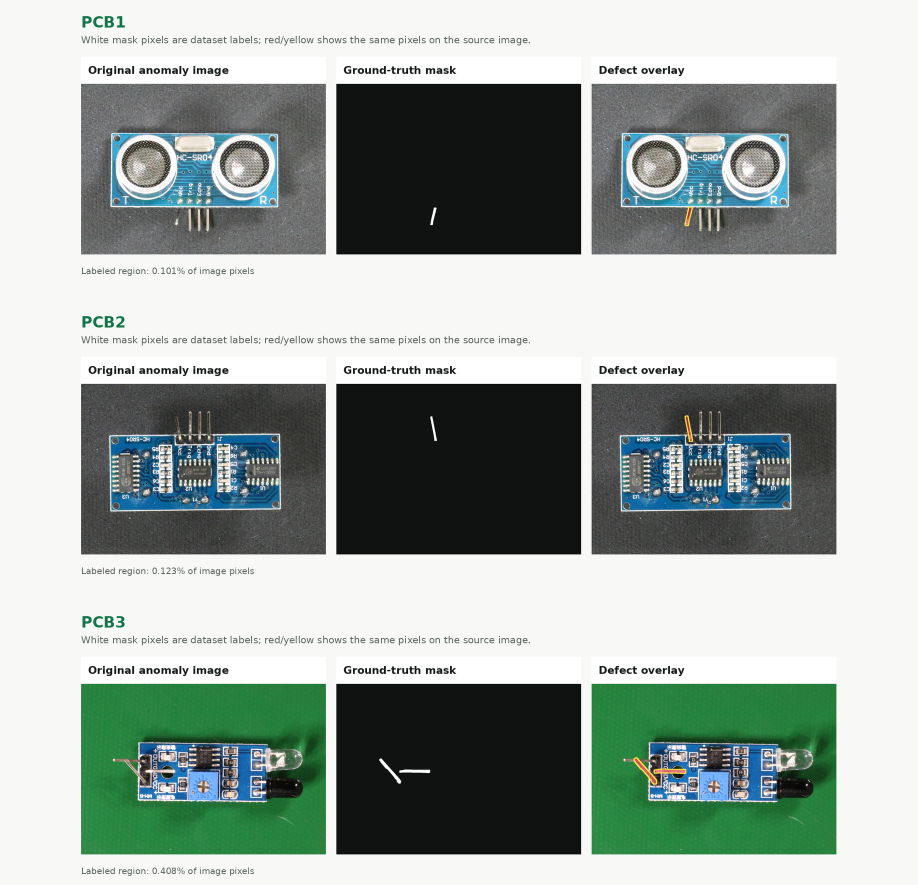
#> input picture docs/assets/ground-truth/visa-pcb-ground-truth-collage.png, 1836 x 1770 px, given in place of 000.JPG, which was not available (shown at 1/2 size)
$ python create_ground_truth_visuals.py
#> lines starting #> are read from the running program, lines starting #| are printed output that depends on the picture; after the words box and inside, x2 and y2 are one past the last pixel; in counts of white or black regions, pixels touching at a corner belong together; pictures that were not available may be replaced by others from this repository, and a replacement may not be noted
#!/usr/bin/env python3
"""Create evidence visuals directly from VisA images and binary masks."""

from __future__ import annotations

import argparse
from pathlib import Path

from PIL import Image, ImageChops, ImageDraw, ImageFilter, ImageFont, ImageOps


GREEN = (18, 117, 72)
INK = (22, 27, 24)
MUTED = (88, 96, 91)
PAPER = (248, 249, 247)
WHITE = (255, 255, 255)
RED = (230, 48, 57)


def font(size: int, bold: bool = False) -> ImageFont.FreeTypeFont:
    name = "DejaVuSans-Bold.ttf" if bold else "DejaVuSans.ttf"
    return ImageFont.truetype(f"/usr/share/fonts/truetype/dejavu/{name}", size)


def mask_binary(mask: Image.Image) -> Image.Image:
    return mask.convert("L").point(lambda value: 255 if value > 127 else 0)


def fit_panel(image: Image.Image, size: tuple[int, int]) -> Image.Image:
    return ImageOps.fit(image.convert("RGB"), size, Image.Resampling.LANCZOS)


def visualize_mask(mask: Image.Image) -> Image.Image:
    base = Image.new("RGB", mask.size, (16, 18, 17))
    white = Image.new("RGB", mask.size, WHITE)
    return Image.composite(white, base, mask)


def overlay_defect(image: Image.Image, mask: Image.Image) -> Image.Image:
    original = image.convert("RGB")
    red_layer = Image.new("RGB", original.size, RED)
    translucent = mask.point(lambda value: int(value * 0.58))
    overlay = Image.composite(red_layer, original, translucent)

    expanded = mask.filter(ImageFilter.MaxFilter(11))
    outline = ImageChops.subtract(expanded, mask.filter(ImageFilter.MinFilter(3)))
    outline_layer = Image.new("RGB", original.size, (255, 225, 70))
    return Image.composite(outline_layer, overlay, outline)


def labeled_panel(image: Image.Image, label: str, size: tuple[int, int]) -> Image.Image:
    panel_w, panel_h = size
    label_h = 62
    canvas = Image.new("RGB", (panel_w, panel_h + label_h), WHITE)
    canvas.paste(fit_panel(image, (panel_w, panel_h)), (0, label_h))
    draw = ImageDraw.Draw(canvas)
    draw.text((16, 16), label, fill=INK, font=font(24, bold=True))
    draw.line((0, label_h - 1, panel_w, label_h - 1), fill=(220, 224, 221), width=1)
    return canvas


def create_triptych(name: str, image_path: Path, mask_path: Path, output_dir: Path) -> tuple[Path, float]:
    image = Image.open(image_path).convert("RGB")
    mask = mask_binary(Image.open(mask_path))
    if image.size != mask.size:
        raise ValueError(f"Image/mask size mismatch for {name}: {image.size} vs {mask.size}")

    defect_pixels = sum(mask.histogram()[128:])
    coverage = 100.0 * defect_pixels / (mask.width * mask.height)
    panels = [
        labeled_panel(image, "Original anomaly image", (560, 390)),
        labeled_panel(visualize_mask(mask), "Ground-truth mask", (560, 390)),
        labeled_panel(overlay_defect(image, mask), "Defect overlay", (560, 390)),
    ]

    margin, gap, header_h = 54, 24, 130
    width = margin * 2 + sum(p.width for p in panels) + gap * 2
    height = header_h + panels[0].height + 70
    canvas = Image.new("RGB", (width, height), PAPER)
    draw = ImageDraw.Draw(canvas)
    draw.text((margin, 30), name.upper(), fill=GREEN, font=font(35, bold=True))
    draw.text(
        (margin, 78),
        "White mask pixels are dataset labels; red/yellow shows the same pixels on the source image.",
        fill=MUTED,
        font=font(22),
    )
    x = margin
    for panel in panels:
        canvas.paste(panel, (x, header_h))
        x += panel.width + gap
    draw.text((margin, height - 44), f"Labeled region: {coverage:.3f}% of image pixels", fill=MUTED, font=font(20))

    output = output_dir / f"{name}-ground-truth-evidence.png"
    canvas.save(output, quality=95)
    return output, coverage


def main() -> None:
    parser = argparse.ArgumentParser()
    parser.add_argument("--data-root", type=Path, default=Path("data/processed/visa/1cls"))
    parser.add_argument("--output-dir", type=Path, default=Path("docs/assets/ground-truth"))
    args = parser.parse_args()
    args.output_dir.mkdir(parents=True, exist_ok=True)

    rows: list[tuple[str, Path, float]] = []
    for name in ("pcb1", "pcb2", "pcb3"):
        image_path = args.data_root / name / "test" / "bad" / "000.JPG"
        mask_path = args.data_root / name / "ground_truth" / "bad" / "000.png"
        output, coverage = create_triptych(name, image_path, mask_path, args.output_dir)
#> in create_triptych, image is the input picture: PIL image 1836x1770 RGB; mean R, G, B 159.4, 169.7, 164.5
#> in mask_binary, `return mask.convert("L").point(lambda value: 255 if value > 127 else 0)`:
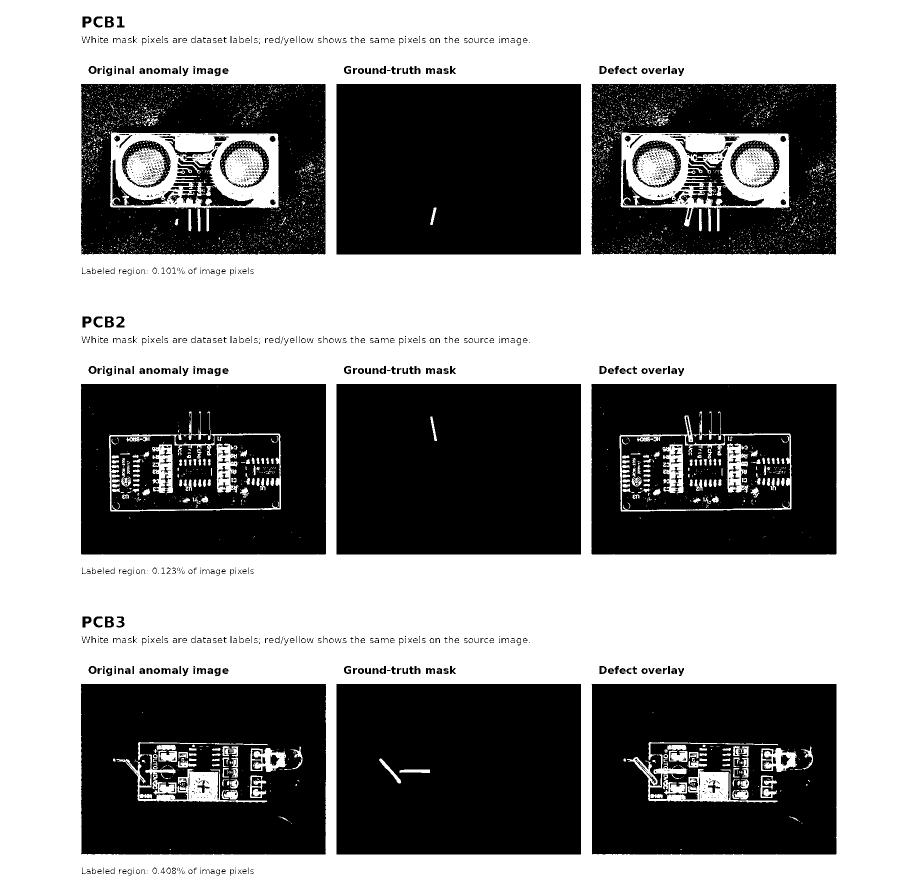
#> returned value: PIL image 1836x1770 L (shown at 1/2 size); 57.4% white; 1569 black regions (1050 under 20 px), largest, box (x1, y1, x2, y2) and area: (673, 168, 1162, 509) 166562, (673, 768, 1162, 1109) 166521, (673, 1368, 1162, 1709) 165971
#> in create_triptych, `defect_pixels = sum(mask.histogram()[128:])`: defect_pixels = 1864407
#> in create_triptych, `coverage = 100.0 * defect_pixels / (mask.width * mask.height)`: coverage = 57.37
#> in labeled_panel, `canvas = Image.new("RGB", (panel_w, panel_h + label_h), WHITE)`: canvas: PIL image 560x452 RGB; every value is 255
#> in labeled_panel, `canvas.paste(fit_panel(image, (panel_w, panel_h)), (0, label_h))`:
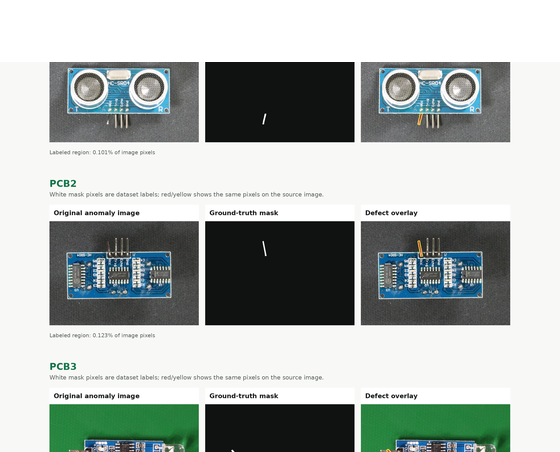
#> canvas: PIL image 560x452 RGB; mean R, G, B 171.2, 178.6, 175.5
#> in visualize_mask, `white = Image.new("RGB", mask.size, WHITE)`: white: PIL image 1836x1770 RGB; every value is 255
#> in overlay_defect, `expanded = mask.filter(ImageFilter.MaxFilter(11))`: expanded: PIL image 1836x1770 L; 69.4% white; 202 black regions (103 under 20 px), largest, box (x1, y1, x2, y2) and area: (678, 173, 1157, 504) 157782, (678, 773, 1157, 1104) 157591, (678, 1373, 1157, 1704) 155983
#> in overlay_defect, `outline = ImageChops.subtract(expanded, mask.filter(ImageFilter.MinFil..`: outline: PIL image 1836x1770 L; 15.5% white; 629 white regions (147 under 20 px), largest, box (x1, y1, x2, y2) and area: (161, 167, 653, 510) 94704, (1182, 167, 1674, 510) 94468, (1234, 818, 1588, 1028) 44436
#> in overlay_defect, `outline_layer = Image.new("RGB", original.size, (255, 225, 70))`:
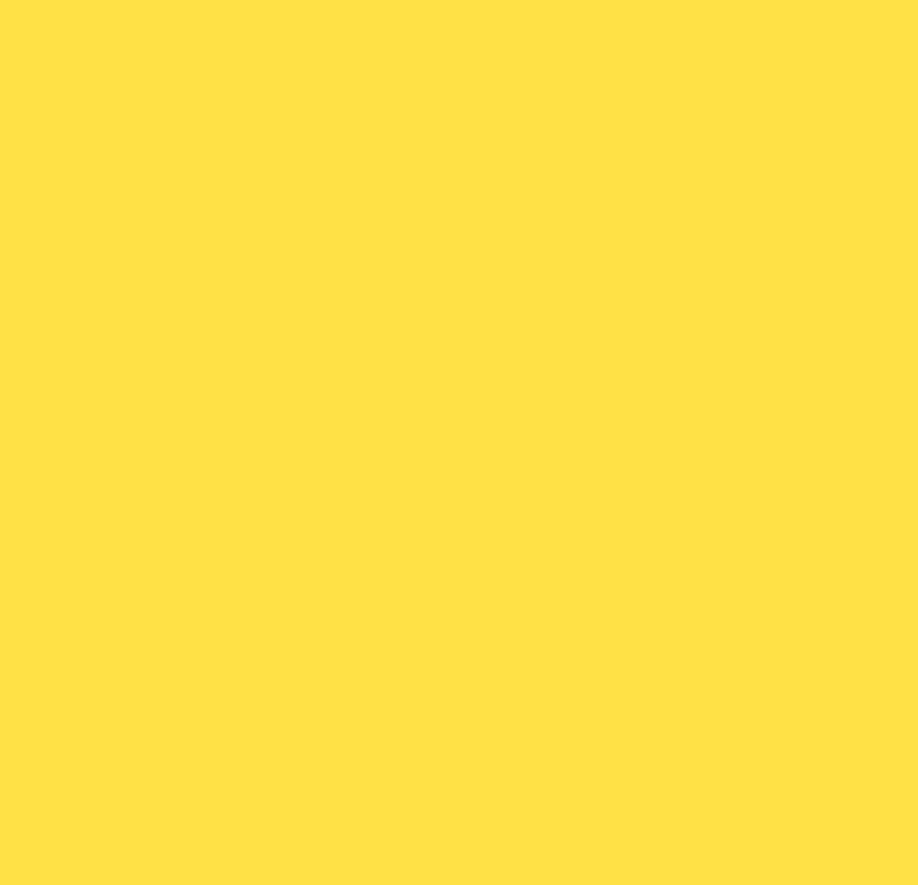
#> outline_layer: PIL image 1836x1770 RGB (shown at 1/2 size); mean R, G, B 255, 225, 70
#> call 3 of labeled_panel, with label = 'Defect overlay', size = (560, 390)
#> call 3 of fit_panel, with size = (560, 390)
#> in fit_panel (call 3), `return ImageOps.fit(image.convert("RGB"), size, Image.Resampling.LANCZ..`:
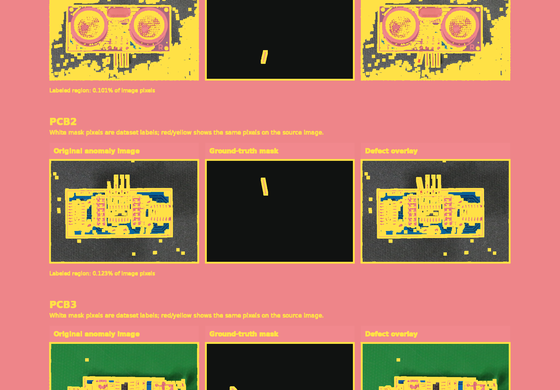
#> returned value: PIL image 560x390 RGB; mean R, G, B 177.6, 122.9, 97.7
#> in labeled_panel (call 3), `canvas.paste(fit_panel(image, (panel_w, panel_h)), (0, label_h))`:
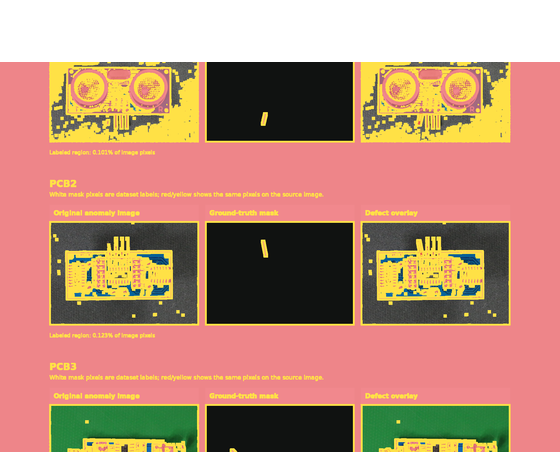
#> canvas: PIL image 560x452 RGB; mean R, G, B 188.2, 141, 119.3
#> in create_triptych, `width = margin * 2 + sum(p.width for p in panels) + gap * 2`: width = 1836
#> the loop in create_triptych, `for panel in panels:` made 3 passes
#> x on passes 1 to 3: 638, 1222, 1806
#> after the loop in create_triptych, `for panel in panels:`:
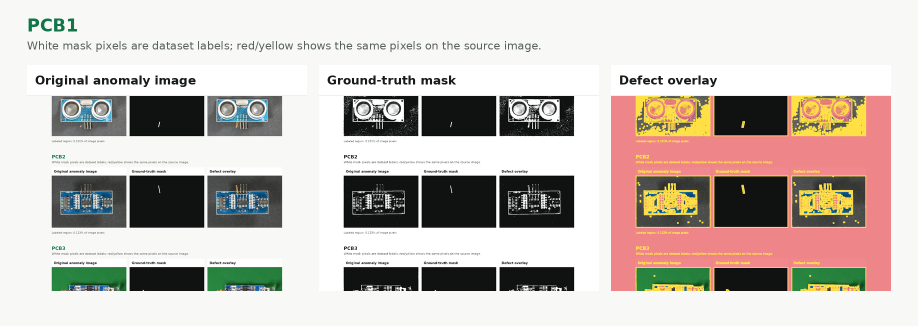
#> canvas: PIL image 1836x652 RGB (shown at 1/2 size); mean R, G, B 199.6, 191.8, 185.7
#> after the loop in create_triptych, `for panel in panels:`: x = 1806
#> in create_triptych, `canvas.save(output, quality=95)`:
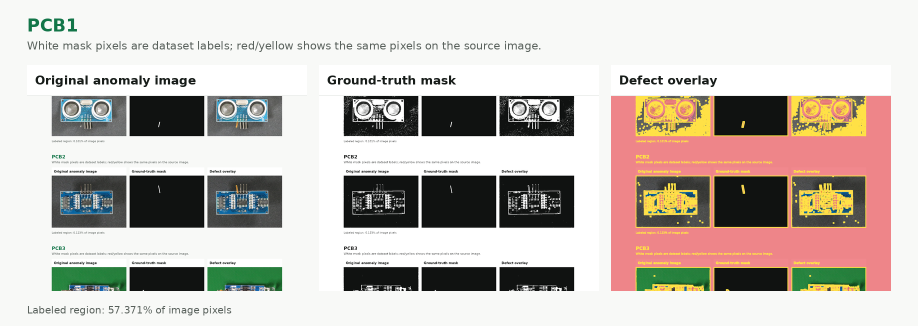
#> saved as pcb1-ground-truth-evidence.png: PIL image 1836x652 RGB (shown at 1/2 size); mean R, G, B 199.3, 191.6, 185.5
#> coverage = 57.37
        rows.append((name, output, coverage))
        print(f"{name}: {output} ({coverage:.3f}% labeled pixels)")
#| pcb1: docs/assets/ground-truth/pcb1-ground-truth-evidence.png (57.371% labeled pixels)

    previews = [Image.open(path).convert("RGB") for _, path, _ in rows]
    target_w = max(image.width for image in previews)
    resized = [ImageOps.contain(image, (target_w, 570), Image.Resampling.LANCZOS) for image in previews]
    gap = 30
    combined = Image.new("RGB", (target_w, sum(image.height for image in resized) + gap * 2), PAPER)
    y = 0
    for image in resized:
        combined.paste(image, ((target_w - image.width) // 2, y))
        y += image.height + gap
    combined_path = args.output_dir / "visa-pcb-ground-truth-collage.png"
    combined.save(combined_path, quality=95)
    print(f"combined: {combined_path}")


if __name__ == "__main__":
#> (the run stopped early here; a loop or call above may not have finished)
